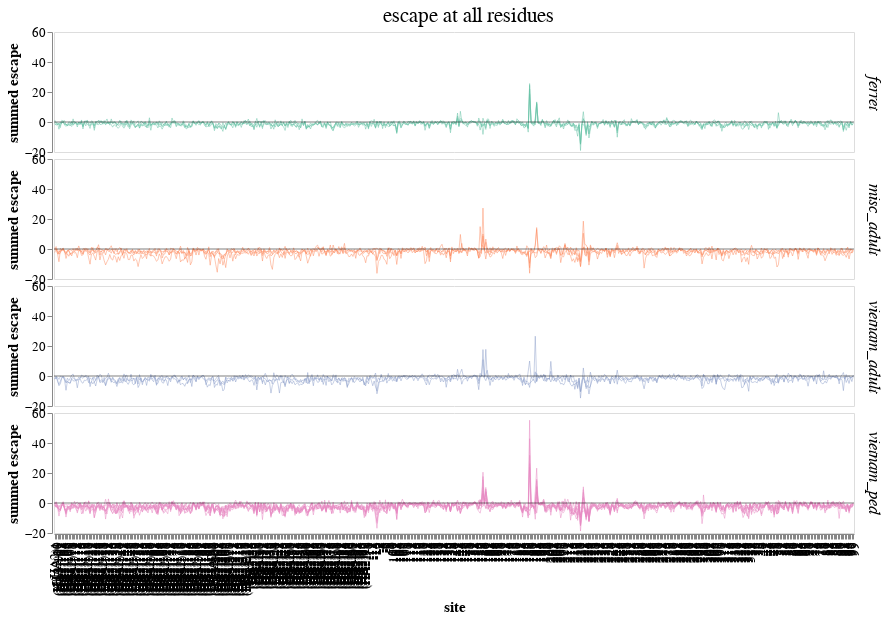

Here is the notebook cell this chart was saved with:
### Code cell
# all sites, lineplot
summed_escape_lineplot_full = (
    alt.Chart()
    .encode(
        x=alt.X("site", 
                title="site",
               ),
        y=alt.Y(
            "escape",
            title="summed escape",
        ),
        color=alt.Color('cohort:N', 
                        legend=None,
                       ).scale(scheme='set2'),
        detail='serum',
        tooltip=['serum', 'site', 'escape']
    )
    .mark_line(size=0.7, opacity=0.7)
    .properties(width=800, height=120)
)

faceted_lineplot_full = alt.layer(
    summed_escape_lineplot_full, x_axis, data=escape_df
).facet(
    facet=alt.Facet(
        'cohort:N',
        title='escape at all residues',
        header=alt.Header(
            titleFontSize=21,
            titleFontWeight='normal',
            titlePadding=5,
            labelFontSize=17,
            labelOrient='right',
            # labelAngle=0,
            labelFontStyle='italic'
        )
    ),
    spacing=5,
    columns=1
).configure_axis(
    grid=False,
    labelFontSize=13,
    titleFontSize=15
)

# faceted_lineplot_full.save('scratch_notebooks/figure_drafts/figures_for_talks/230713_summed_escape_full.html')

faceted_lineplot_full

### Figure 1 — Vega-Lite specification as saved in the notebook (floating-point values rounded to 4 significant figures; data arrays with more than 128 entries replaced by an {"elided": "..."} marker saying what was removed)
{"config": {"view": {"continuousWidth": 300, "continuousHeight": 300}, "axis": {"grid": false, "labelFontSize": 13, "titleFontSize": 15}}, "data": {"name": "data-24c7e8523afda80cbeb53a44299283bc"}, "facet": {"field": "cohort", "header": {"labelFontSize": 17, "labelFontStyle": "italic", "labelOrient": "right", "titleFontSize": 21, "titleFontWeight": "normal", "titlePadding": 5}, "title": "escape at all residues", "type": "nominal"}, "spec": {"layer": [{"mark": {"type": "line", "opacity": 0.7, "size": 0.7}, "encoding": {"color": {"field": "cohort", "legend": null, "scale": {"scheme": "set2"}, "type": "nominal"}, "detail": {"field": "serum", "type": "nominal"}, "tooltip": [{"field": "serum", "type": "nominal"}, {"field": "site", "type": "nominal"}, {"field": "escape", "type": "quantitative"}], "x": {"field": "site", "title": "site", "type": "nominal"}, "y": {"field": "escape", "title": "summed escape", "type": "quantitative"}}}, {"data": {"name": "data-06fd9f850666401b4599de5588b60692"}, "mark": {"type": "rule", "opacity": 0.5}, "encoding": {"y": {"field": "y", "type": "quantitative"}}}], "height": 120, "width": 800}, "columns": 1, "spacing": 5, "$schema": "https://vega.github.io/schema/vega-lite/v5.8.0.json", "datasets": {"data-24c7e8523afda80cbeb53a44299283bc": {"elided": "11320 records"}, "data-06fd9f850666401b4599de5588b60692": [{"y": 0}]}}
